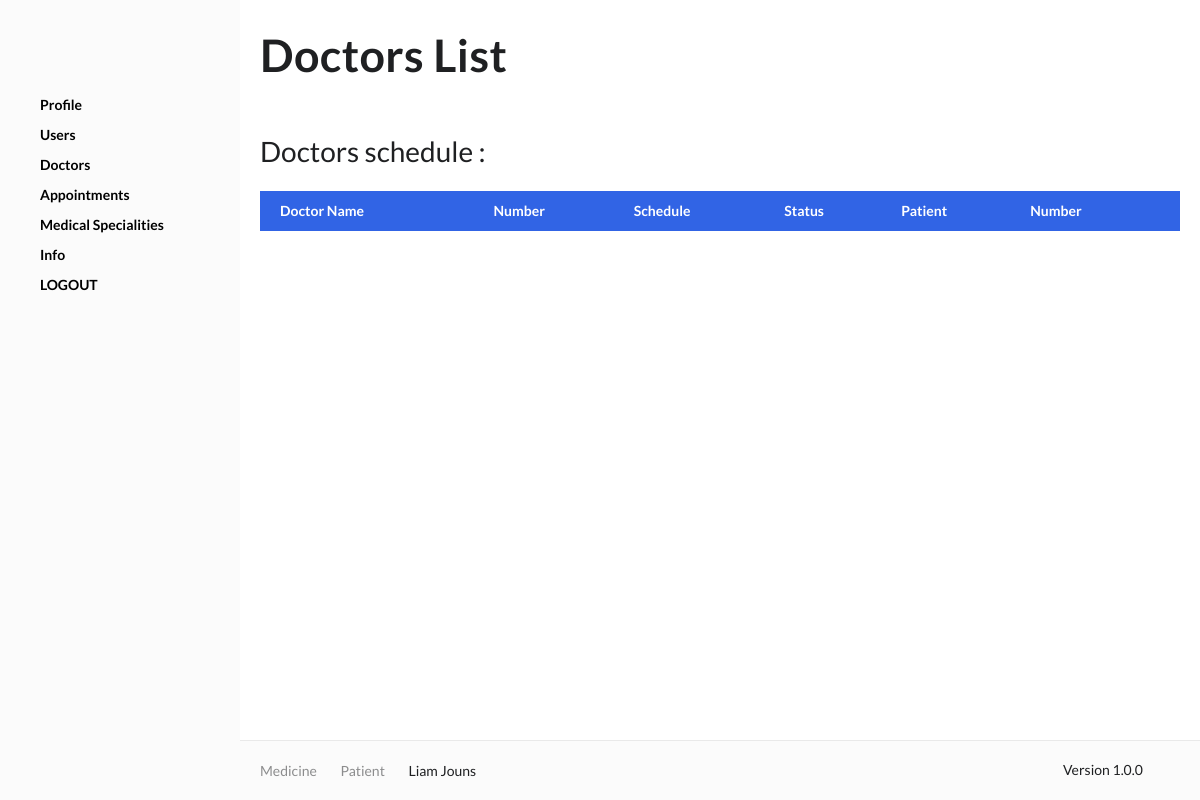
The app's page /admin/appt.php (signed in), older data.
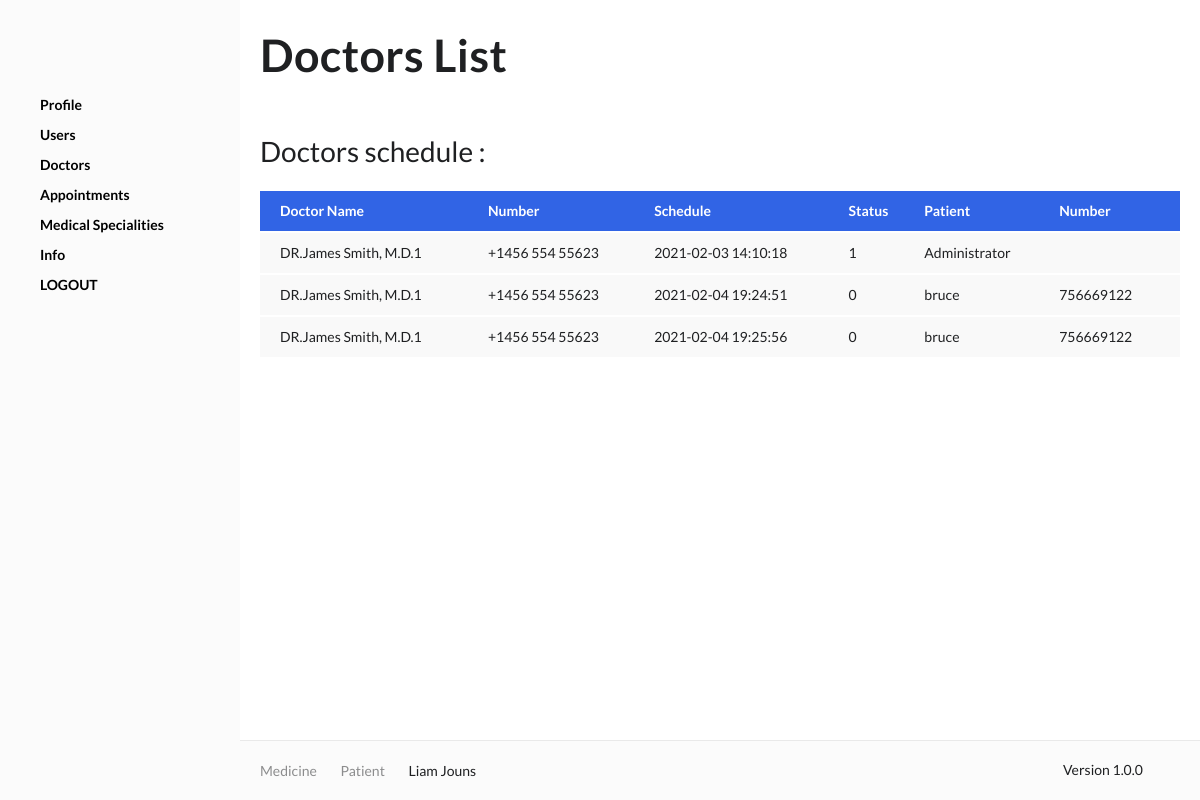
The same page, newer data.
### tables this page shows
CREATE TABLE `users` (
  `id` int(30) NOT NULL,
  `name` varchar(200) NOT NULL,
  `address` text NOT NULL,
  `contact` text NOT NULL,
  `username` varchar(100) NOT NULL,
  `password` varchar(200) NOT NULL,
  `type` tinyint(1) NOT NULL DEFAULT 2 COMMENT '1=admin , 2 = doctor,3=patient'
);

CREATE TABLE `appointment_list` (
  `id` int(30) NOT NULL,
  `doctor_id` int(30) NOT NULL,
  `patient_id` int(30) NOT NULL,
  `schedule` datetime NOT NULL,
  `status` tinyint(1) NOT NULL DEFAULT 0 COMMENT '0= for verification, 1=confirmed,2= reschedule,3=done',
  `date_created` datetime NOT NULL DEFAULT current_timestamp()
);

### include/DB_manage.php (called while the page is built, shortened)
<?php
class DB_Manage {
    public $db;
    function __construct() {
        require_once 'DB_Connect.php';
        $db = new Db_Connect();
         $this->db = $db->connect();
    }
									public function getallapt(){
										$stmt1 = $this->db->prepare("SELECT u.name as docn,u.contact as dcontact ,a.schedule,a.status,m.name,m.contact FROM users u INNER JOIN appointment_list a on u.id = a.doctor_id INNER JOIN users m on m.id = a.patient_id");
											if ($stmt1->execute()) {
												$order1 = $stmt1->get_result()->fetch_all(MYSQLI_ASSOC);
												return $order1;
											}
												 else {return false;}
										}
}
?>

### include/DB_Connect.php (called while the page is built, shortened)
<?php
class DB_Connect {
    public function connect() {
        $this->conn = new mysqli(DB_HOST, DB_USER, DB_PASSWORD, DB_DATABASE);
        mysqli_set_charset( $this->conn,'utf8');
        return $this->conn;
    }
}
?>

### admin/appt.php (the view, shortened to what this page needs)
<?php
require_once dirname(__FILE__, 2) . '/include/DB_Manage.php';
$mng = new DB_Manage();
    ?>
<!doctype html>
<html lang="en">
<head><base href="../">
    <link rel="stylesheet" href="assets/css/bootstrap/bootstrap.css">
    <link rel="stylesheet" href="assets/css/icofont.min.css">
    <link rel="stylesheet" href="assets/css/simple-line-icons.css">
    <link rel="stylesheet" href="assets/css/jquery.typeahead.css">
    <link rel="stylesheet" href="assets/css/datatables.min.css">
    <link rel="stylesheet" href="assets/css/bootstrap-select.min.css">
    <link rel="stylesheet" href="assets/css/Chart.min.css">
    <link rel="stylesheet" href="assets/css/morris.css">
    <link rel="stylesheet" href="assets/css/leaflet.css">
    <link rel="stylesheet" href="assets/css/style.css">
</head>
<body class="vertical-layout boxed">
    <div class="page-box">
        <div class="app-container">
<?php include("layout/side.php"); ?>
            <main class="main-content">
                <div class="main-content-wrap">
                    <header class="page-header">
                        <h1 class="page-title">Doctors List</h1>
                    </header>
                    <div class="page-content">
                        <div class="card mb-0 mt-4">
                            <div class="card-header">Doctors schedule : </div>
                            <div class="card-body">
                                <div class="table-responsive">
                                    <table id="mytable" class="table table-hover">
                                        <thead>
                                            <tr class="bg-primary text-white">
                                                <th scope="col" >Doctor Name</th>
                                                <th scope="col">Number</th>
                                                <th scope="col">Schedule</th>
                                                <th scope="col">Status</th>
                                                <th scope="col">Patient</th>
                                                <th scope="col">Number</th>
                                            </tr>
                                        </thead>
                                        <tbody>
<?php
$order1=$mng->getallapt();
foreach($order1 as $row) {
    echo"<tr class='tr'>";
    echo "<td>".$row['docn']."</td>";
    echo "<td>".$row['dcontact']."</td>";
    echo "<td>".$row['schedule']."</td>";
    echo "<td>".$row['status']."</td>";
    echo "<td>".$row['name']."</td>";
    echo "<td>".$row['contact']."</td>";
    echo"</tr>";
}
                                                ?>
                                        </tbody>
                                    </table>
                                </div>
                            </div>
                        </div>
                    </div>
                </div>
            </main>
            <div class="app-footer">
                <div class="footer-wrap">
                    <div class="row h-100 align-items-center">
                        <div class="col-12 col-md-6 d-none d-md-block">
                            <ul class="page-breadcrumbs">
                                <li class="item"><a href="#" class="link">Medicine</a> <i
                                        class="separator icofont-thin-right"></i></li>
                                <li class="item"><a href="#" class="link">Patient</a> <i
                                        class="separator icofont-thin-right"></i></li>
                                <li class="item"><a href="#" class="link">Liam Jouns</a> </li>
                            </ul>
                        </div>
                        <div class="col-12 col-md-6 text-right">
                            <div class="d-flex align-items-center justify-content-center justify-content-md-end">
                                <span>Version 1.0.0</span> <button class="no-style ml-2 settings-btn"
                                    data-toggle="modal" data-target="#settings"><span
                                        class="icon icofont-ui-settings text-primary"></span></button></div>
                        </div>
                    </div>
                </div>
            </div>
        </div>
</body>
</html>

### admin/layout/side.php
     <div id="navbar2" class="app-navbar vertical">
	<div class="navbar-wrap"><button class="no-style navbar-toggle navbar-close icofont-close-line d-lg-none"></button>
		<div class="app-logo">
			<div class="logo-wrap"><img src="assests/logo.svg" alt="" class="logo-img" width="147" height="33"></div>
		</div>
		<div class="main-menu">
			<nav class="main-menu-wrap">
				<ul class="menu-ul">
					<li class="menu-item"><a class="item-link" href="admin/index.php"> <span class="link-text">Profile</span></a></li>
					<li class="menu-item"><a class="item-link" href="admin/users.php"> <span class="link-text">Users</span></a></li>
					<li class="menu-item"><a class="item-link" href="admin/doctors.php"> <span class="link-text">Doctors</span></a></li>
					<li class="menu-item"><a class="item-link" href="admin/appt.php"> <span class="link-text">Appointments</span></a></li>
					<li class="menu-item"><a class="item-link" href="admin/medicalsp.php"> <span class="link-text">Medical Specialities</span></a></li>
					<li class="menu-item"><a id="p"  href="javascript:void(0);" class="item-link" > <span class="link-text">Info</span></a></li>
					<li class="menu-item"><a class="item-link" href="logout.php"> <span class="link-text">LOGOUT</span></a></li>
				</ul>
			</nav>
		</div>
	</div>
</div>

Row changes from the older to the newer data that the page shows:
added users: name "DR.James Smith, M.D.1", contact "+1456 554 55623", appointment_list.schedule "2021-02-03 14:10:18", appointment_list.status "1", users.name "Administrator", appointment_list.schedule "2021-02-04 19:24:51", appointment_list.status "0", users.name "bruce", users.contact "756669122", appointment_list.schedule "2021-02-04 19:25:56"
